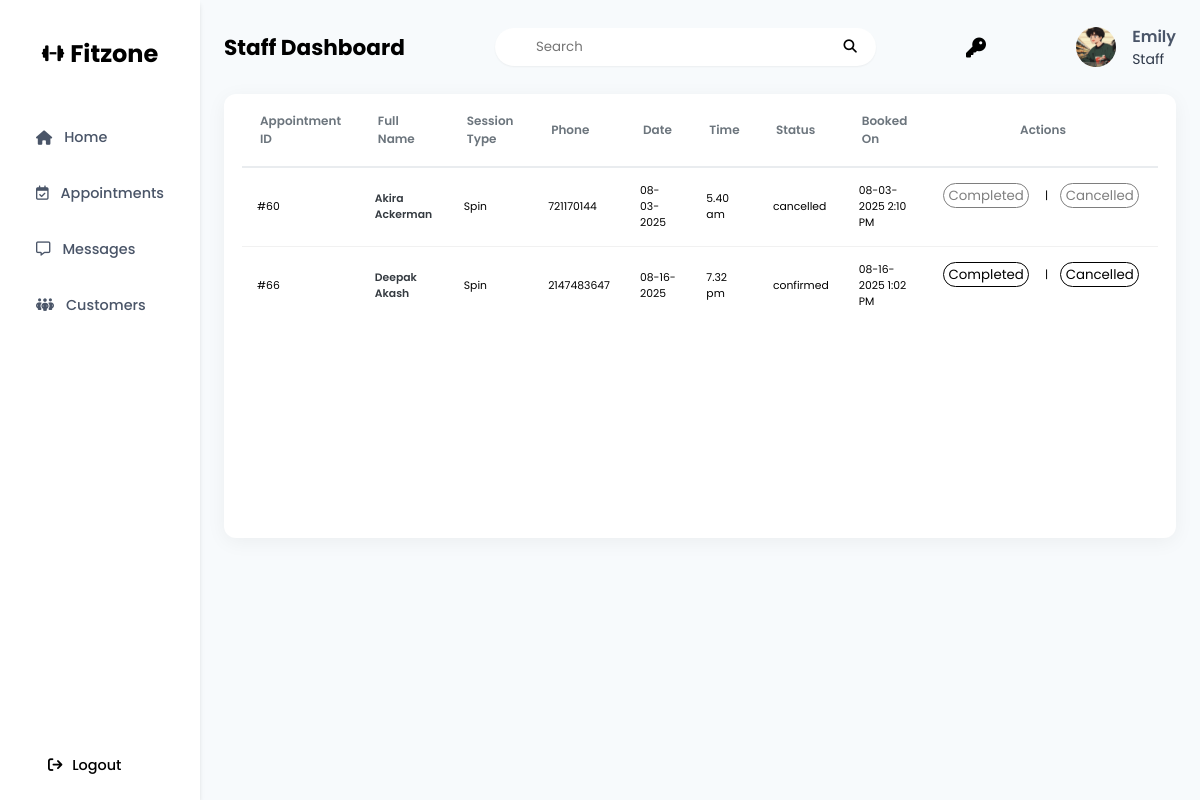
/Dashboards/Staff-Dashboard/appointments.php (signed in), run on the app's committed database.
### tables this page shows
CREATE TABLE `users` (
  `User_ID` int(11) NOT NULL,
  `First_Name` varchar(255) NOT NULL,
  `Last_Name` varchar(255) DEFAULT NULL,
  `Phone` int(20) NOT NULL,
  `Email` varchar(100) NOT NULL,
  `Role` enum('customer','staff','admin') NOT NULL,
  `Password` varchar(255) NOT NULL,
  `Profile_Img_Path` varchar(500) DEFAULT NULL
);

CREATE TABLE `appointments` (
  `Appointment_ID` int(11) NOT NULL,
  `User_ID` int(11) NOT NULL,
  `Trainer_ID` int(11) NOT NULL,
  `Session_Type` enum('Strength Training','Cardio','Yoga','Pilates','HIIT','Spin','Personal Training') NOT NULL,
  `Session_Date` date NOT NULL,
  `Session_Time` time NOT NULL,
  `Status` enum('pending','confirmed','completed','cancelled') NOT NULL,
  `created_at` datetime NOT NULL DEFAULT current_timestamp()
);

### Dashboards/Staff-Dashboard/appointments.php (the view, shortened to what this page needs)
<!DOCTYPE html>
<html lang="en">
  <head>
    <link rel="stylesheet" href="./styles.css" />
  </head>
  <body>
    <?php
    include("../components/staff-dashboard-side-bar.php");?>
    <main>
      <?php include("../components/staff-dashboard-header.php");
      ?>
      <section class="staff-dashboard-section">
        <div class="table-container">
          <table>
            <thead>
              <tr>
                <th>Appointment ID</th>
                <th>Full Name</th>
                <th>Session Type</th>
                <th>Phone</th>
                <th>Date</th>
                <th>Time</th>
                <th>Status</th>
                <th>Booked On</th>
                <th style="text-align: center;">Actions</th>
              </tr>
            </thead>
            <tbody>
            <?php
              $fetch_appointments = "SELECT appointments.*, users.First_Name, users.Last_Name,users.Phone FROM appointments JOIN users ON appointments.User_ID = users.User_ID JOIN trainers ON appointments.Trainer_ID = trainers.Trainer_ID WHERE trainers.User_ID = '".$_SESSION['user_id']."'";
              $appointments = $conn->query($fetch_appointments);
              if($appointments->num_rows > 0){
                while($row = $appointments->fetch_assoc()){
                  $Session_Date_Formatted =date('m-d-Y', strtotime($row['Session_Date']));
                  $Session_Time_Formatted =date('g.i a', strtotime($row['Session_Time']));
                  $Booked_Date_Formatted =date('m-d-Y g:i A', strtotime($row['created_at']));
                  if($row['Status'] == 'completed' || $row['Status'] == 'cancelled'){
                     $is_completed_or_cancelled = "disabled";
                  }
                  else {
                    $is_completed_or_cancelled = "";
                  }
                  echo
                  '
                  <tr>
                <td>#'.htmlspecialchars($row['Appointment_ID']).'</td>
                <td class="full-name">'.htmlspecialchars($row['First_Name']." ".$row['Last_Name']).'</td>
                <td>
                  '.htmlspecialchars($row['Session_Type']).'
                </td>
                <td>'.htmlspecialchars($row['Phone']).'</td>
                <td>'.htmlspecialchars($Session_Date_Formatted).'</td>
                <td>'.htmlspecialchars($Session_Time_Formatted).'</td>
                <td>'.htmlspecialchars($row['Status']).'</td>
                <td>'.htmlspecialchars($Booked_Date_Formatted).'</td>
                <td class="actions">
                  <form action="" method="GET" id="ap_form" class="actions">
                  <input name="appointment_id" value="'.htmlspecialchars($row['Appointment_ID']).'" type="hidden" />
                  <button class="action-links completed '.($is_completed_or_cancelled ? 'disabled-link' : '').'" name="completed" type="submit" " '.($is_completed_or_cancelled ? ' onclick="return false;"' : '').'>Completed</button> | <button class="action-links cancelled '.($is_completed_or_cancelled ? 'disabled-link' : '').'" name="cancelled" type="submit" '.($is_completed_or_cancelled ? ' onclick="return false;"' : '').'>Cancelled</button>
                  </form>
                </td>
              </tr>
                  ';
                }
              }
              else
              { echo
                  '<tr>
                    <td colspan="8" style="text-align:center; font-size:1.5vw; font-weight:500;">No new appointments</td>
                  </tr>';
              }
            ?>
            </tbody>
          </table>
        </div>
      </section>
    </main>
  </body>
</html>

### Dashboards/components/staff-dashboard-header.php (shortened to what this page needs)
 <?php
  include("../../includes/dbconnect.php");
?>
<!DOCTYPE html>
<html lang="en">
  <head>
    <link rel="stylesheet" href="../Staff-Dashboard/styles.css" />
  </head>
  <body>
      <header>
        <h2 class="header-title">
          <?php
                    if (isset($_GET['header_title']))
                        {
                            echo htmlspecialchars($_GET['header_title']);
                        }
                        else
                        {
                            echo "Staff Dashboard";
                        }
                ?>
        </h2>
        <form class="search-container">
          <input class="search-input" placeholder="Search" type="text" />
          <button type="submit" name="search" class="search-button">
            <i class="fa-solid fa-magnifying-glass search-icon"></i>
          </button>
        </form>
        <?php
          $fetch_user = "SELECT First_Name, Last_Name, Password, Profile_Img_Path FROM users WHERE Role = 'staff' AND User_ID = '".$_SESSION['user_id']."'";
          $details = $conn->query($fetch_user);
          $user_details = $details->fetch_assoc();
          $isPasswordDefault = (password_verify("Staff@fitzone",$user_details['Password']));
          if (substr($user_details['Profile_Img_Path'], 0, 3) === '../') {
              $path = substr($user_details['Profile_Img_Path'], 3);
            }
            else {
              $path = "../../Assets/customer-dashboard-assets/profile.png";
            }
          $pfp_path = (!empty($user_details['Profile_Img_Path'])) ? $path : "../../Assets/customer-dashboard-assets/profile.png";
        ?>
        <?php
          if($isPasswordDefault) {
            echo '<i class="fa-solid fa-key fa-lg key" onclick="document.getElementById(\'change-pass\').showModal();"></i>
            <dialog id="change-pass" class="modal-view">
              <div class="inner-wrapper">
                <div class="header-wrapper">
                  <div class="profile-wrapper">
                    <div class="profile-cont">
                      <img
                        class="avatar"
                        src="'.htmlspecialchars($pfp_path).'"
                        alt="profile-img"
                      />
                    </div>
                    <p class="user-name">'.htmlspecialchars($user_details['First_Name']." ".$user_details['Last_Name']).'</p>
                </div>
                <i class="fas fa-circle-xmark close-button" onclick="document.getElementById(\'change-pass\').close();"></i>
              </div>
              <div class="content">
              <h1 class="topic plan-type">Change Password</h1>
              <form method="post" class="appointment-action-form change-password-form" id="pass-form">
                <label for="new-password">New Password</label>
                <input type="text" name="new-password" id="new-password"
                pattern="^(?=.*[a-z])(?=.*[A-Z])(?=.*\d)(?=.*[@#$%_])[A-Za-z\d@#$_%]{8,}$"
                minlength="8"
                title="Password must be at least 8 characters and include an uppercase letter, lowercase letter, number, and special character (@#$%)."
                required
                />
                <label for="confirm-password">Confirm Password</label>
                <input type="text" name="confirm-password" id="confirm-password"
                required
                />
                <button
                  type="submit"
                  name="change-password"
                  class="confirm-button reply-button"
                >Confirm
                </button>
              </form>
              </div>
          </div>
        </dialog>
            ';
          }
        ?>
        <div class="user-profile">
          <div class="profile-container">
            <img
              alt="Profile Image"
              class="avatar"
              src="<?php echo htmlspecialchars($pfp_path)?>"
            />
          </div>
          <div class="user-info">
            <p><?php echo htmlspecialchars($user_details['First_Name']);?></p>
            <p>Staff</p>
          </div>
        </div>
      </header>
  </body>
</html>

### Dashboards/Staff-Dashboard/styles.css (style rules this page uses)
html { scroll-behavior: smooth; }
* { box-sizing: border-box; padding: 0; margin: 0; font-family: "Poppins", sans-serif; }
button { cursor: pointer; font-family: "Poppins", sans-serif; }
body { background-color: #f7fafc; display: flex; }
main { max-height: 100vh; display: flex; flex-direction: column; width: 100%; padding: 2vw; }
header { width: 100%; display: flex; justify-content: space-between; align-items: center; margin-bottom: 2vw; }
.header-title { font-size: 1.8vw; font-weight: 700; }
.search-container { display: flex; width: 40%; background-color: white; border-radius: 50px; box-shadow: 0 1px 2px 0 rgba(0, 0, 0, 0.05); border: 1px solid transparent; }
.search-button { background: none; border: none; padding: 0.5vw; }
.search-input { width: 100%; padding: 0.5rem 1rem 0.5rem 2.5rem; border-radius: 50px; background-color: white; border: none; outline: none; }
.search-icon { padding-right: 1vw; }
.user-profile { display: flex; align-items: center; column-gap: 1rem; }
.profile-container { display: flex; flex-shrink: 0; width: 2.5rem; height: 2.5rem; border-radius: 50%; overflow: hidden; }
.avatar { width: 100%; height: 100%; object-fit: cover; }
.user-info p:first-child { font-weight: 600; color: #4a5568; margin: 0; }
.user-info p:last-child { font-size: 0.875rem; color: #2d3748; margin: 0; }
.staff-dashboard-section { display: flex; flex-grow: 1; }
.key { cursor: pointer; }
.table-container { height: 37vw; background-color: #ffffff; border-radius: 12px; padding: 0 1.5vw; box-shadow: 0 4px 20px rgba(0, 0, 0, 0.05); overflow-x: auto; overflow-y: auto; flex-grow: 1; -ms-overflow-style: none; scrollbar-width: none; }
table { width: 100%; border-collapse: collapse; text-align: left; }
thead th { position: sticky; top: 0; z-index: 1; background-color: white; font-weight: 600; font-size: 1vw; color: #6c757d; padding: 1.5vw; border-bottom: 2px solid #e9ecef; }
tbody tr { border-bottom: 1px solid #f1f1f1; }
tbody tr:last-child { border-bottom: none; }
tbody td { padding: 1.25vw; vertical-align: middle; font-size: 0.9vw; }
.full-name { font-weight: 600; color: #343a40; }
.actions { display: flex; align-items: center; gap: 1vw; }
.action-links { border: 1px solid black; padding: 0.125vw 0.375vw; border-radius: 30px; margin-right: 0.313vw; transition: all 0.2s ease-in-out; background-color: transparent; }
.disabled-link { pointer-events: none; opacity: 0.5; cursor: not-allowed; }

### data on the page
users: Profile_Img_Path (picture), First_Name "Emily"
appointments: Appointment_ID "60", User_ID.Last_Name "Akira Ackerman", Session_Type "Spin", User_ID.Phone "721170144", Session_Date "08-03-2025", Session_Time "5.40 am", Status "cancelled", created_at "08-03-2025 2:10 PM"
appointments: Appointment_ID "66", User_ID.Last_Name "Deepak Akash", Session_Type "Spin", User_ID.Phone "2147483647", Session_Date "08-16-2025", Session_Time "7.32 pm", Status "confirmed", created_at "08-16-2025 1:02 PM"
